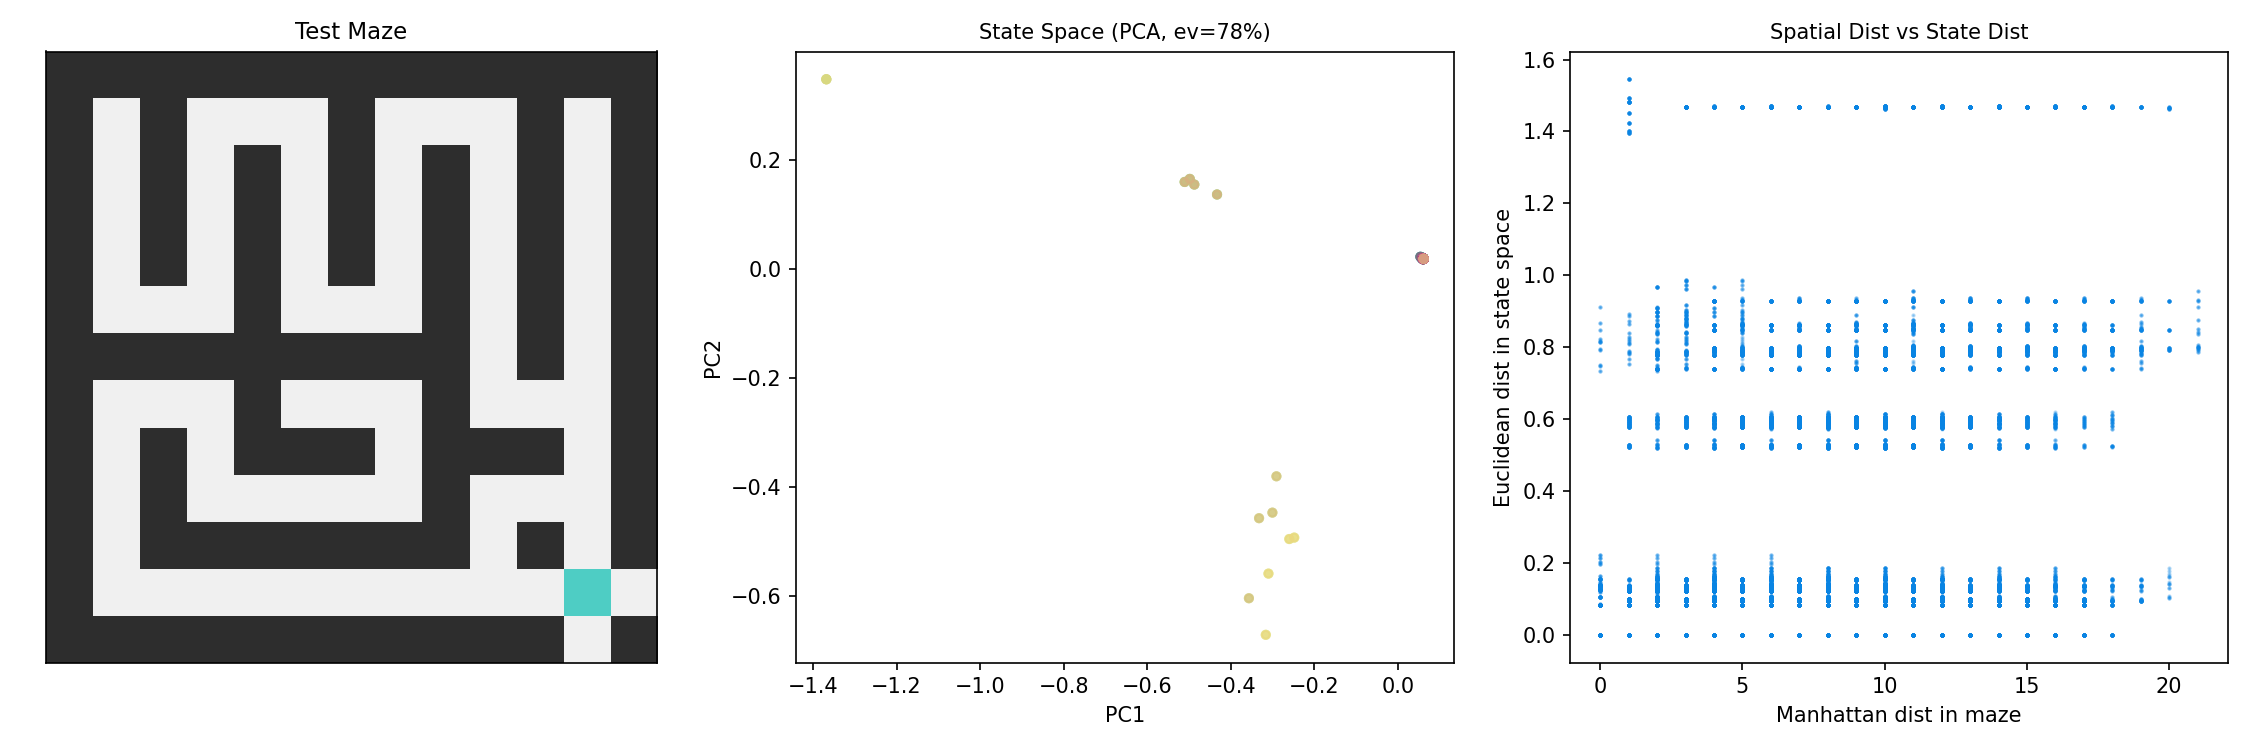

Python code for this plot:
"""Pure contrastive state space — no prediction, no MSE.

Model learns: state_distance ≈ spatial_distance.
Navigation: find exit by following the state-space gradient toward exit state.
"""
import os, sys, random, time
import torch, torch.nn as nn, torch.nn.functional as F
import numpy as np
from tqdm import tqdm
import matplotlib
matplotlib.use('Agg')
import matplotlib.pyplot as plt
from matplotlib.colors import ListedColormap
from sklearn.decomposition import PCA

os.environ.setdefault('PYTORCH_CUDA_ALLOC_CONF', 'expandable_segments:True')
DEVICE = 'cuda' if torch.cuda.is_available() else 'cpu'
DM = 64
CELL_WALL, CELL_PATH, CELL_EXIT = 0, 1, 2
DIRS = [(0, -1), (1, 0), (0, 1), (-1, 0)]
BASE_DIR = os.path.dirname(os.path.dirname(os.path.abspath(__file__)))

print(f'Device: {DEVICE}')

def generate_maze(h=11, w=11):
    maze = np.ones((h,w), dtype=np.int32)*CELL_WALL
    start = (1,1); maze[start]=CELL_PATH; stack=[start]; rng=random.Random(42)
    while stack:
        cy,cx=stack[-1]; nbs=[]
        for dy,dx in [(-2,0),(2,0),(0,-2),(0,2)]:
            ny,nx=cy+dy,cx+dx
            if 0<ny<h-1 and 0<nx<w-1 and maze[ny,nx]==CELL_WALL: nbs.append((ny,nx))
        if nbs: ny,nx=rng.choice(nbs)
        else: stack.pop(); continue
        maze[cy+(ny-cy)//2][cx+(nx-cx)//2]=CELL_PATH
        maze[ny,nx]=CELL_PATH; stack.append((ny,nx))
    maze[h-2,w-2]=CELL_EXIT
    for dy,dx in [(-1,0),(1,0),(0,-1),(0,1)]:
        if maze[h-2+dy,w-2+dx]==CELL_WALL: maze[h-2+dy,w-2+dx]=CELL_PATH
    return maze

def get_obs(maze, pos, facing):
    obs=[]
    for i in range(4):
        dy,dx=DIRS[(facing+i)%4]; ny,nx=pos[0]+dy,pos[1]+dx
        cell=maze[ny,nx] if 0<=ny<maze.shape[0] and 0<=nx<maze.shape[1] else CELL_WALL
        o=[0,0,0]; o[cell]=1; obs.extend(o)
    return np.array(obs,dtype=np.float32)

# ── Pure state encoder (no prediction head) ──
class StateEncoder(nn.Module):
    """obs → state vector. That's it. No prediction."""
    def __init__(self):
        super().__init__()
        self.net = nn.Sequential(
            nn.Linear(12, DM),
            nn.GELU(),
            nn.Linear(DM, DM),
            nn.GELU(),
            nn.Linear(DM, DM),
        )
        for m in self.net:
            if isinstance(m, nn.Linear): nn.init.xavier_uniform_(m.weight, 0.5)

    def forward(self, obs):
        return self.net(obs)  # [B, DM]

model = StateEncoder().to(DEVICE)
print(f'Params: {sum(p.numel() for p in model.parameters())/1e3:.1f}K')

# ════════════════════════════════════════
# Dataset: (obs, pos) pairs for every position in many mazes
# ════════════════════════════════════════

ALL_MAZES = [generate_maze() for _ in range(30)]
all_obs, all_pos = [], []

for maze in ALL_MAZES:
    for y in range(maze.shape[0]):
        for x in range(maze.shape[1]):
            if maze[y,x] != CELL_WALL:
                for f in range(4):
                    all_obs.append(get_obs(maze,(y,x),f))
                    all_pos.append((y,x))

OBS = torch.tensor(np.array(all_obs), device=DEVICE).float()
POS = torch.tensor(all_pos, device=DEVICE).float()
N = OBS.size(0)
print(f'Data: {N} (obs, pos) pairs')

# ════════════════════════════════════════
# Contrastive spatial loss
# ════════════════════════════════════════

def spatial_contrastive_loss(h, pos, tau=2.0):
    """State similarity must reflect spatial distance.
    loss = MSE(cos(h_i, h_j), exp(-dist(pos_i, pos_j) / tau))
    """
    N = h.size(0)
    d = torch.cdist(pos, pos, p=1)  # [N, N] Manhattan
    target = torch.exp(-d / tau)  # [N, N]
    
    h_n = F.normalize(h, dim=-1)
    actual = h_n @ h_n.T  # [N, N]
    
    mask = ~torch.eye(N, dtype=torch.bool, device=DEVICE)
    loss = F.mse_loss(actual[mask], target[mask])
    
    with torch.no_grad():
        corr = torch.corrcoef(
            torch.stack([actual[mask], target[mask]])
        )[0,1].item() if N > 3 else 0.0
    
    return loss, corr

# Also add uniformity loss: encourage state norms to spread out
def uniformity_loss(h):
    h_n = F.normalize(h, dim=-1)
    sim = h_n @ h_n.T
    # Push all pairs apart uniformly
    return sim[~torch.eye(h.size(0), dtype=torch.bool, device=DEVICE)].mean()

# ════════════════════════════════════════
# Train
# ════════════════════════════════════════

BSZ, N_STEPS = 512, 5000
opt = torch.optim.AdamW(model.parameters(), lr=1e-3, weight_decay=0.01)
sched = torch.optim.lr_scheduler.CosineAnnealingLR(opt, N_STEPS)

TEST_MAZE = generate_maze(13, 13)

model.train()
pbar = tqdm(range(N_STEPS))
t0 = time.time()

for step in pbar:
    idx = torch.randint(0, N-BSZ, (BSZ,))
    obs = OBS[idx]; pos = POS[idx]
    
    h = model(obs)
    c_loss, corr = spatial_contrastive_loss(h, pos)
    u_loss = uniformity_loss(h)
    loss = c_loss + 0.1 * u_loss
    
    opt.zero_grad(); loss.backward()
    torch.nn.utils.clip_grad_norm_(model.parameters(), 5.0)
    opt.step(); sched.step()
    
    if step % 1000 == 0:
        model.eval()
        with torch.no_grad():
            idx_t = torch.randint(0, N-256, (256,))
            h_t = model(OBS[idx_t])
            tl, t_corr = spatial_contrastive_loss(h_t, POS[idx_t])
            
            # Encode test maze and check structure
            states = {}
            for y in range(TEST_MAZE.shape[0]):
                for x in range(TEST_MAZE.shape[1]):
                    if TEST_MAZE[y,x]==CELL_WALL: continue
                    for f in range(4):
                        o = get_obs(TEST_MAZE,(y,x),f)
                        ot = torch.from_numpy(o).float().unsqueeze(0).to(DEVICE)
                        h_test = model(ot)
                        states[(y,x,f)] = h_test.squeeze(0).cpu().numpy()
            
            keys = list(states.keys())
            vecs = np.array([states[k] for k in keys])
            adj_d, rand_d = [], []
            for i in range(len(keys)):
                for j in range(i+1, len(keys)):
                    k1,k2 = keys[i], keys[j]
                    md = abs(k1[0]-k2[0]) + abs(k1[1]-k2[1])
                    d = np.linalg.norm(vecs[i]-vecs[j])
                    if md == 1: adj_d.append(d)
                    elif md > 4: rand_d.append(d)
            ratio = np.mean(rand_d)/max(np.mean(adj_d),1e-8) if adj_d and rand_d else 1.0
        
        model.train()
        pbar.set_postfix(cl=f'{c_loss.item():.4f}', corr=f'{corr:.2f}',
                         r=f'{ratio:.2f}x', lr=f'{sched.get_last_lr()[0]:.1e}')

print(f'Train: {(time.time()-t0)/60:.1f}min')

# ════════════════════════════════════════
# Final evaluation
# ════════════════════════════════════════

print('\n=== Final Evaluation ===')
model.eval()
with torch.no_grad():
    # Full state space structure
    states = {}
    for y in range(TEST_MAZE.shape[0]):
        for x in range(TEST_MAZE.shape[1]):
            if TEST_MAZE[y,x]==CELL_WALL: continue
            for f in range(4):
                o = get_obs(TEST_MAZE,(y,x),f)
                ot = torch.from_numpy(o).float().unsqueeze(0).to(DEVICE)
                states[(y,x,f)] = model(ot).squeeze(0).cpu().numpy()

    keys = list(states.keys())
    vecs = np.array([states[k] for k in keys])
    
    adj_d, rand_d = [], []
    for i in range(len(keys)):
        for j in range(i+1, len(keys)):
            k1,k2 = keys[i], keys[j]
            md = abs(k1[0]-k2[0]) + abs(k1[1]-k2[1])
            d = np.linalg.norm(vecs[i]-vecs[j])
            if md == 1: adj_d.append(d)
            elif md > 4: rand_d.append(d)
    
    print(f'  Adjacent distance: mean={np.mean(adj_d):.3f} std={np.std(adj_d):.3f}')
    print(f'  Random distance:  mean={np.mean(rand_d):.3f} std={np.std(rand_d):.3f}')
    print(f'  Ratio: {np.mean(rand_d)/max(np.mean(adj_d),1e-8):.2f}x')
    
    # PCA visualization
    pca = PCA(n_components=2)
    s2d = pca.fit_transform(vecs)
    
    fig, axes = plt.subplots(1, 3, figsize=(15, 5))
    
    ax = axes[0]
    ax.imshow(TEST_MAZE, cmap=ListedColormap(['#2d2d2d','#f0f0f0','#4ecdc4']), vmin=0, vmax=2)
    ax.set_title('Test Maze', fontsize=11); ax.set_xticks([]); ax.set_yticks([])
    
    ax = axes[1]
    colors = [(k[0]/13, k[1]/13, 0.5) for k in keys]
    sc = ax.scatter(s2d[:,0], s2d[:,1], c=colors, s=15, alpha=0.7)
    ax.set_title(f'State Space (PCA, ev={pca.explained_variance_ratio_.sum():.0%})', fontsize=10)
    ax.set_xlabel('PC1'); ax.set_ylabel('PC2')
    
    ax = axes[2]
    # Distance correlation plot
    dists_maze = []
    dists_state = []
    for i in range(min(500, len(keys))):
        for j in range(i+1, min(500, len(keys))):
            k1,k2 = keys[i], keys[j]
            md = abs(k1[0]-k2[0]) + abs(k1[1]-k2[1])
            d = np.linalg.norm(vecs[i]-vecs[j])
            dists_maze.append(md)
            dists_state.append(d)
    ax.scatter(dists_maze, dists_state, s=1, alpha=0.3, c='#0984e3')
    ax.set_title('Spatial Dist vs State Dist', fontsize=10)
    ax.set_xlabel('Manhattan dist in maze'); ax.set_ylabel('Euclidean dist in state space')
    
    plt.tight_layout()
    plt.savefig(os.path.join(BASE_DIR, 'experiments', 'maze_contrast.png'), dpi=150)
    print('  Saved maze_contrast.png')

torch.save({'model': model.state_dict()}, os.path.join(BASE_DIR, 'checkpoints', 'maze_contrast.pt'))
print('Done.')
